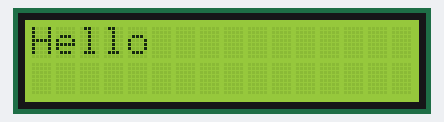
The sketch below on a simulated Arduino Uno, built with avr-gcc and run on an emulated ATmega328P. Parts: 16×2 character LCD. Wiring (inferred from the names in the program): character LCD (HD44780): RS pin 12; E pin 11; data pin 5, pin 4, pin 3, pin 2.

Above: at 0.1 s.

The sketch:

16x2_LCD_4bit_Mode.ino
```cpp
//This code interfaces the Hitachi HD44780 LCD without using the LiquidCrystal library, in a 4-bit mode, a must try to throughly understand the working of the LCD
//Check the LCD program titled "lcd mod str" to see how to use a pointer and array to directly print a string insteaed of one character at a time!


#define RS 12
#define E 11
#define D4 5
#define D5 4
#define D6 3
#define D7 2


void lcdwrite(int select, char data){
  digitalWrite(RS, select);                     //Change RS for command/data
  digitalWrite(D4, (data & 0b00010000) >> 4);
  digitalWrite(D5, (data & 0b00100000) >> 5);
  digitalWrite(D6, (data & 0b01000000) >> 6);
  digitalWrite(D7, (data & 0b10000000) >> 7);
  digitalWrite(E, HIGH);
  digitalWrite(E, LOW);
  digitalWrite(D4, (data & 0b00000001) >> 0);
  digitalWrite(D5, (data & 0b00000010) >> 1);
  digitalWrite(D6, (data & 0b00000100) >> 2);
  digitalWrite(D7, (data & 0b00001000) >> 3);
  digitalWrite(E, HIGH);
  digitalWrite(E, LOW);
}

void lcd_data(char dat){
  lcdwrite(1, dat);             //yes, you can simply call the lcdwrite function instead.
}


void lcd_ini(){
  //lcdwrite(0, 0x33);
  //delay(15);
  lcdwrite(0, 0x32);//4 bit initialisation
  delay(15);
  lcdwrite(0, 0x28);//2line 5*7 matrix in 4-bit
  delay(15);
  lcdwrite(0, 0x01);//clr display
  delay(15);
  lcdwrite(0, 0x0C);//remove cursor display
  delay(15);
  lcdwrite(0, 0x06);//increment cursor (right)
  delay(15);
  lcdwrite(0, 0x80);
  delay(15);

}


void setup() {
  // put your setup code here, to run once:
  pinMode(2,OUTPUT);
  pinMode(3,OUTPUT);
  pinMode(4,OUTPUT);
  pinMode(5,OUTPUT);
  pinMode(11,OUTPUT);
  pinMode(12,OUTPUT);


  lcd_ini();
  lcd_data('H');
  lcd_data('e');
  lcd_data('l');
  lcd_data('l');
  lcd_data('o');

}

void loop() {}
```
